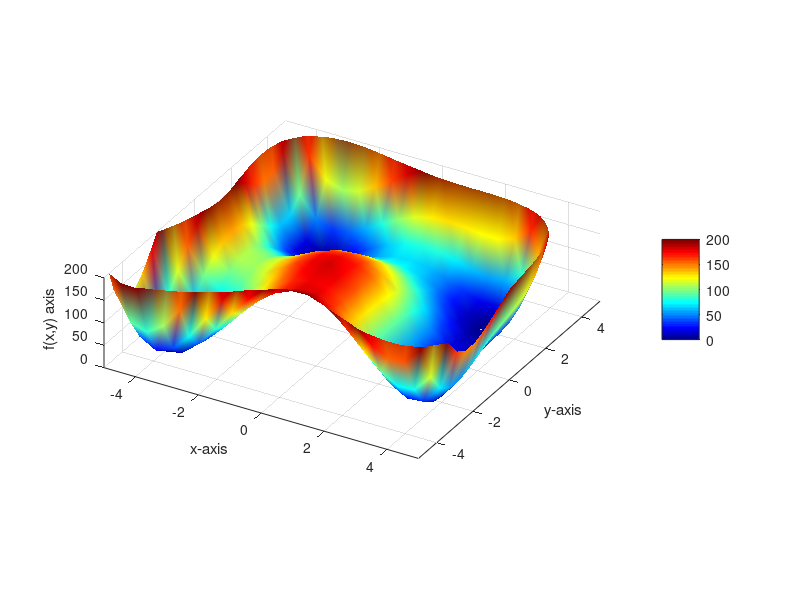
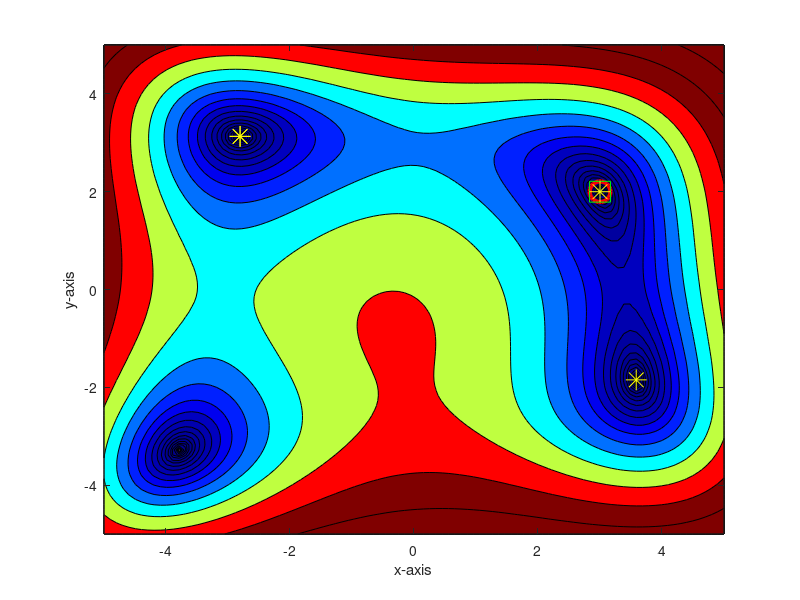

MATLAB code to generate these figures, in order:
%% Homework 5
clear all; close all; clc
%% Problem 1
% part a
f = @(x,y) (x.^2 + y - 11).^2 + (x + y.^2 - 7).^2;
x_m = linspace(-5,5,20);
y_m = linspace(-5,5,20);
[X,Y] = meshgrid(x_m,y_m);
surf(X,Y,f(X,Y));
zlim([0,200]);
xlim([-5,5]);
ylim([-5,5]);
caxis([0,200]);
colorbar();
view(30,30);
daspect([1 1 70]);
colormap('jet');
shading INTERP;
xlabel('x-axis');
ylabel('y-axis');
zlabel('f(x,y) axis');
saveas(gcf, 'parta.jpg');

% part b
x_m2 = linspace(-5,5,100);
y_m2 = linspace(-5,5,100);
[X2, Y2] = meshgrid(x_m2, y_m2);
v = logspace(-1,3,22);
contourf(X2, Y2, f(X2, Y2),v);
caxis([0,200]);
colormap('jet');
xlabel('x-axis');
ylabel('y-axis');
% part c
f_p = @(p) f(p(1),p(2));
x1 = fminsearch(f_p, [-5,-4]);
x2 = fminsearch(f_p, [-3,0]);
x3 = fminsearch(f_p, [1,3]);
x4 = fminsearch(f_p, [4,5]);
% part d
hold on;
% i.
plot(3.0000181, 2.0000385, 'ro', 'MarkerSize', [15], 'Linewidth', [3]);
% ii.
plot(3,2.0000002, 'gs', 'MarkerSize', [15]);
% iii.
plot(x1(1),x1(2),'y*', 'MarkerSize', [15]);
plot(x2(1),x2(2),'y*', 'MarkerSize', [15]);
plot(x3(1),x3(2),'y*', 'MarkerSize', [15]);
plot(x4(1),x4(2),'y*', 'MarkerSize', [15]);
saveas(gcf, 'partb.jpg');

%% Problem 2
f_gradient = @(x,y) [4*x.^3 - 42.*x + 4*x.*y + 2*y.^2 - 14;
                     4*y.^3 - 26.*y + 4*x.*y + 2*x.^2 - 22];
fgrad = @(p) f_gradient(p(1), p(2));
f_p = @ (p) f(p(1),p(2));

p = [3;4];
tic  
for iter = 1:10000
    grad = fgrad(p); 
    phi = @ (t) p - t*grad; 
    f_of_phi = @ (t) f_p(phi(t));
    tmin = fminbnd(f_of_phi,0,1); 
    p = phi(tmin);
    if norm(grad,Inf)< 10^(-5)
        break;
    end
end
kf = iter;
fmin_t = toc;

p = [3; 4];
tic
tstep = 0.01;
for iter = 1:10000
    grad = fgrad(p); 
    p = p - tstep*grad;
    if norm(grad,Inf) < 10^(-5)
        break;
    end
end
k1 = iter;
step1_t = toc;

p = [3; 4];
tic
tstep = 0.02;
for iter2 = 1:10000
    grad = fgrad(p); 
    p = p - tstep*grad;
    if norm(grad,Inf) < 10^(-5)
        break;
    end
end
k2 = iter2;
step2_t = toc;


p = [3; 4];
tstep = 0.025;
tic
for iter3 = 1:10000
    grad = fgrad(p); 
    p = p - tstep*grad;
    if norm(grad,Inf) < 10^(-5)
        break;
    end
end
k3 = iter3;
step3_t = toc;

table = [k1, step1_t;
         k2, step2_t;
         k3, step3_t;
         kf, fmin_t];
